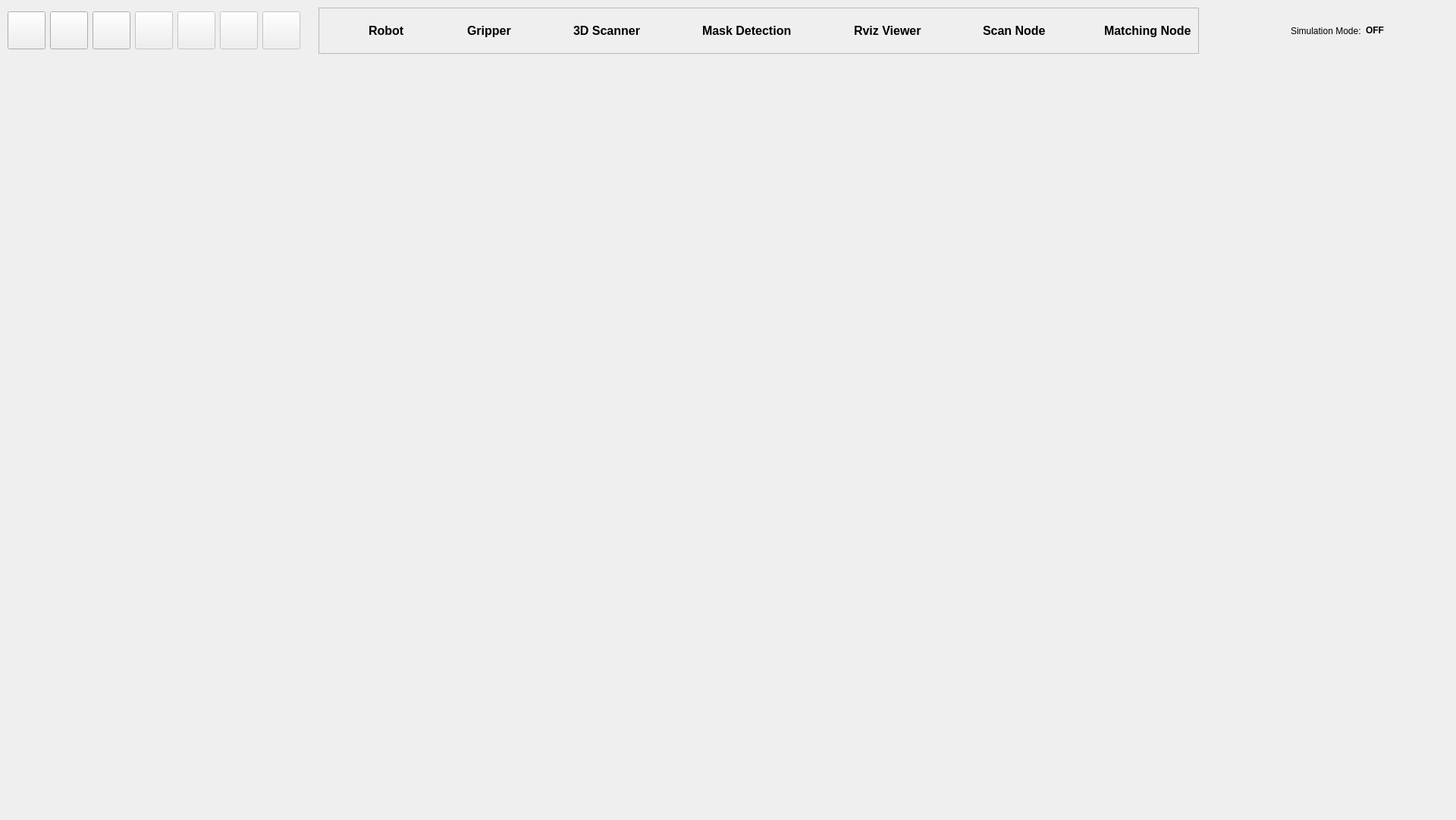
<?xml version="1.0" encoding="UTF-8"?>
<ui version="4.0">
 <class>MainWindow</class>
 <widget class="QMainWindow" name="MainWindow">
  <property name="geometry">
   <rect>
    <x>0</x>
    <y>0</y>
    <width>1920</width>
    <height>1081</height>
   </rect>
  </property>
  <property name="windowTitle">
   <string>Koras System [Ver. 1.0.0]</string>
  </property>
  <widget class="QWidget" name="centralwidget">
   <widget class="QStackedWidget" name="stackedWidget">
    <property name="geometry">
     <rect>
      <x>0</x>
      <y>90</y>
      <width>1921</width>
      <height>981</height>
     </rect>
    </property>
    <property name="font">
     <font>
      <weight>50</weight>
      <bold>false</bold>
     </font>
    </property>
    <property name="currentIndex">
     <number>-1</number>
    </property>
   </widget>
   <widget class="QWidget" name="icon_only_menu" native="true">
    <property name="geometry">
     <rect>
      <x>0</x>
      <y>0</y>
      <width>411</width>
      <height>81</height>
     </rect>
    </property>
    <widget class="QWidget" name="horizontalLayoutWidget_8">
     <property name="geometry">
      <rect>
       <x>10</x>
       <y>10</y>
       <width>391</width>
       <height>61</height>
      </rect>
     </property>
     <layout class="QHBoxLayout" name="horizontalLayout_2">
      <item>
       <widget class="QPushButton" name="pushButton_launchPackage">
        <property name="sizePolicy">
         <sizepolicy hsizetype="Expanding" vsizetype="Expanding">
          <horstretch>0</horstretch>
          <verstretch>0</verstretch>
         </sizepolicy>
        </property>
        <property name="minimumSize">
         <size>
          <width>50</width>
          <height>50</height>
         </size>
        </property>
        <property name="maximumSize">
         <size>
          <width>50</width>
          <height>50</height>
         </size>
        </property>
        <property name="font">
         <font>
          <pointsize>24</pointsize>
         </font>
        </property>
        <property name="text">
         <string/>
        </property>
        <property name="icon">
         <iconset resource="../resources/resources.qrc">
          <normaloff>:/sideBar/icons8-task-100.png</normaloff>:/sideBar/icons8-task-100.png</iconset>
        </property>
        <property name="iconSize">
         <size>
          <width>40</width>
          <height>40</height>
         </size>
        </property>
        <property name="checkable">
         <bool>true</bool>
        </property>
        <property name="autoExclusive">
         <bool>true</bool>
        </property>
       </widget>
      </item>
      <item>
       <widget class="QPushButton" name="pushButton_taskSystemUI">
        <property name="minimumSize">
         <size>
          <width>50</width>
          <height>50</height>
         </size>
        </property>
        <property name="maximumSize">
         <size>
          <width>50</width>
          <height>50</height>
         </size>
        </property>
        <property name="text">
         <string/>
        </property>
        <property name="icon">
         <iconset resource="../resources/resources.qrc">
          <normaloff>:/items/seek.svg</normaloff>:/items/seek.svg</iconset>
        </property>
        <property name="iconSize">
         <size>
          <width>40</width>
          <height>40</height>
         </size>
        </property>
        <property name="checkable">
         <bool>true</bool>
        </property>
        <property name="autoExclusive">
         <bool>true</bool>
        </property>
       </widget>
      </item>
      <item>
       <widget class="QPushButton" name="pushButton_robotHandling">
        <property name="minimumSize">
         <size>
          <width>50</width>
          <height>50</height>
         </size>
        </property>
        <property name="maximumSize">
         <size>
          <width>50</width>
          <height>50</height>
         </size>
        </property>
        <property name="text">
         <string/>
        </property>
        <property name="icon">
         <iconset resource="../resources/resources.qrc">
          <normaloff>:/items/move.svg</normaloff>:/items/move.svg</iconset>
        </property>
        <property name="iconSize">
         <size>
          <width>40</width>
          <height>40</height>
         </size>
        </property>
        <property name="checkable">
         <bool>true</bool>
        </property>
        <property name="autoExclusive">
         <bool>true</bool>
        </property>
       </widget>
      </item>
      <item>
       <widget class="QPushButton" name="pushButton_gripperVisualize">
        <property name="enabled">
         <bool>false</bool>
        </property>
        <property name="minimumSize">
         <size>
          <width>50</width>
          <height>50</height>
         </size>
        </property>
        <property name="maximumSize">
         <size>
          <width>50</width>
          <height>50</height>
         </size>
        </property>
        <property name="text">
         <string/>
        </property>
        <property name="icon">
         <iconset resource="../resources/resources.qrc">
          <normaloff>:/items/gripperOn.svg</normaloff>:/items/gripperOn.svg</iconset>
        </property>
        <property name="iconSize">
         <size>
          <width>40</width>
          <height>40</height>
         </size>
        </property>
        <property name="checkable">
         <bool>true</bool>
        </property>
        <property name="autoExclusive">
         <bool>true</bool>
        </property>
       </widget>
      </item>
      <item>
       <widget class="QPushButton" name="pushButton_setting">
        <property name="enabled">
         <bool>false</bool>
        </property>
        <property name="minimumSize">
         <size>
          <width>50</width>
          <height>50</height>
         </size>
        </property>
        <property name="maximumSize">
         <size>
          <width>50</width>
          <height>50</height>
         </size>
        </property>
        <property name="text">
         <string/>
        </property>
        <property name="icon">
         <iconset resource="../resources/resources.qrc">
          <normaloff>:/sideBar/icons8-option-64.png</normaloff>:/sideBar/icons8-option-64.png</iconset>
        </property>
        <property name="iconSize">
         <size>
          <width>40</width>
          <height>40</height>
         </size>
        </property>
        <property name="checkable">
         <bool>false</bool>
        </property>
       </widget>
      </item>
      <item>
       <widget class="QPushButton" name="pushButton_taskPlannerGuiBased">
        <property name="enabled">
         <bool>false</bool>
        </property>
        <property name="sizePolicy">
         <sizepolicy hsizetype="Expanding" vsizetype="Expanding">
          <horstretch>0</horstretch>
          <verstretch>0</verstretch>
         </sizepolicy>
        </property>
        <property name="minimumSize">
         <size>
          <width>50</width>
          <height>50</height>
         </size>
        </property>
        <property name="maximumSize">
         <size>
          <width>50</width>
          <height>50</height>
         </size>
        </property>
        <property name="font">
         <font>
          <pointsize>24</pointsize>
         </font>
        </property>
        <property name="text">
         <string/>
        </property>
        <property name="icon">
         <iconset resource="../resources/resources.qrc">
          <normaloff>:/sideBar/icons8-plan-100.png</normaloff>:/sideBar/icons8-plan-100.png</iconset>
        </property>
        <property name="iconSize">
         <size>
          <width>40</width>
          <height>40</height>
         </size>
        </property>
        <property name="checkable">
         <bool>true</bool>
        </property>
        <property name="autoExclusive">
         <bool>true</bool>
        </property>
       </widget>
      </item>
      <item>
       <widget class="QPushButton" name="pushButton_taskPlannerGuiBasedCheckAndPlay">
        <property name="enabled">
         <bool>false</bool>
        </property>
        <property name="minimumSize">
         <size>
          <width>50</width>
          <height>50</height>
         </size>
        </property>
        <property name="maximumSize">
         <size>
          <width>50</width>
          <height>50</height>
         </size>
        </property>
        <property name="text">
         <string/>
        </property>
        <property name="icon">
         <iconset resource="../resources/resources.qrc">
          <normaloff>:/sideBar/icon_task.png</normaloff>:/sideBar/icon_task.png</iconset>
        </property>
        <property name="iconSize">
         <size>
          <width>40</width>
          <height>40</height>
         </size>
        </property>
        <property name="checkable">
         <bool>true</bool>
        </property>
        <property name="autoExclusive">
         <bool>true</bool>
        </property>
       </widget>
      </item>
     </layout>
    </widget>
   </widget>
   <widget class="QWidget" name="layoutWidget">
    <property name="geometry">
     <rect>
      <x>1610</x>
      <y>10</y>
      <width>221</width>
      <height>61</height>
     </rect>
    </property>
    <layout class="QHBoxLayout" name="horizontalLayout_3">
     <item>
      <spacer name="horizontalSpacer">
       <property name="orientation">
        <enum>Qt::Horizontal</enum>
       </property>
       <property name="sizeHint" stdset="0">
        <size>
         <width>40</width>
         <height>20</height>
        </size>
       </property>
      </spacer>
     </item>
     <item>
      <layout class="QHBoxLayout" name="horizontalLayout_simul">
       <item>
        <widget class="QLabel" name="label">
         <property name="sizePolicy">
          <sizepolicy hsizetype="Fixed" vsizetype="Preferred">
           <horstretch>0</horstretch>
           <verstretch>0</verstretch>
          </sizepolicy>
         </property>
         <property name="text">
          <string>Simulation Mode:</string>
         </property>
        </widget>
       </item>
       <item>
        <widget class="QLabel" name="is_simulation">
         <property name="sizePolicy">
          <sizepolicy hsizetype="Fixed" vsizetype="Preferred">
           <horstretch>0</horstretch>
           <verstretch>0</verstretch>
          </sizepolicy>
         </property>
         <property name="minimumSize">
          <size>
           <width>30</width>
           <height>22</height>
          </size>
         </property>
         <property name="maximumSize">
          <size>
           <width>30</width>
           <height>22</height>
          </size>
         </property>
         <property name="font">
          <font>
           <weight>75</weight>
           <bold>true</bold>
           <kerning>true</kerning>
          </font>
         </property>
         <property name="text">
          <string>OFF</string>
         </property>
         <property name="buddy">
          <cstring></cstring>
         </property>
        </widget>
       </item>
      </layout>
     </item>
    </layout>
   </widget>
   <widget class="QFrame" name="frame_statusView">
    <property name="geometry">
     <rect>
      <x>420</x>
      <y>10</y>
      <width>1161</width>
      <height>61</height>
     </rect>
    </property>
    <property name="frameShape">
     <enum>QFrame::StyledPanel</enum>
    </property>
    <property name="frameShadow">
     <enum>QFrame::Raised</enum>
    </property>
    <widget class="QWidget" name="horizontalLayoutWidget">
     <property name="geometry">
      <rect>
       <x>10</x>
       <y>0</y>
       <width>111</width>
       <height>61</height>
      </rect>
     </property>
     <layout class="QHBoxLayout" name="horizontalLayout">
      <item>
       <widget class="QLabel" name="label_robotStatusIcon">
        <property name="sizePolicy">
         <sizepolicy hsizetype="Fixed" vsizetype="Fixed">
          <horstretch>0</horstretch>
          <verstretch>0</verstretch>
         </sizepolicy>
        </property>
        <property name="minimumSize">
         <size>
          <width>50</width>
          <height>50</height>
         </size>
        </property>
        <property name="text">
         <string/>
        </property>
       </widget>
      </item>
      <item>
       <widget class="QLabel" name="label_robotStatusText">
        <property name="font">
         <font>
          <pointsize>12</pointsize>
          <weight>75</weight>
          <bold>true</bold>
         </font>
        </property>
        <property name="text">
         <string>Robot</string>
        </property>
       </widget>
      </item>
     </layout>
    </widget>
    <widget class="QWidget" name="horizontalLayoutWidget_2">
     <property name="geometry">
      <rect>
       <x>280</x>
       <y>0</y>
       <width>151</width>
       <height>61</height>
      </rect>
     </property>
     <layout class="QHBoxLayout" name="horizontalLayout_4">
      <item>
       <widget class="QLabel" name="label_3DScannerStatusIcon">
        <property name="sizePolicy">
         <sizepolicy hsizetype="Fixed" vsizetype="Fixed">
          <horstretch>0</horstretch>
          <verstretch>0</verstretch>
         </sizepolicy>
        </property>
        <property name="minimumSize">
         <size>
          <width>50</width>
          <height>50</height>
         </size>
        </property>
        <property name="text">
         <string/>
        </property>
       </widget>
      </item>
      <item>
       <widget class="QLabel" name="label_3DScannerStatusText">
        <property name="font">
         <font>
          <pointsize>12</pointsize>
          <weight>75</weight>
          <bold>true</bold>
         </font>
        </property>
        <property name="text">
         <string>3D Scanner</string>
        </property>
       </widget>
      </item>
     </layout>
    </widget>
    <widget class="QWidget" name="horizontalLayoutWidget_3">
     <property name="geometry">
      <rect>
       <x>450</x>
       <y>0</y>
       <width>181</width>
       <height>61</height>
      </rect>
     </property>
     <layout class="QHBoxLayout" name="horizontalLayout_5">
      <item>
       <widget class="QLabel" name="label_maskDetectionStatusIcon">
        <property name="sizePolicy">
         <sizepolicy hsizetype="Fixed" vsizetype="Fixed">
          <horstretch>0</horstretch>
          <verstretch>0</verstretch>
         </sizepolicy>
        </property>
        <property name="minimumSize">
         <size>
          <width>50</width>
          <height>50</height>
         </size>
        </property>
        <property name="text">
         <string/>
        </property>
       </widget>
      </item>
      <item>
       <widget class="QLabel" name="label_maskDetectionStatusText">
        <property name="font">
         <font>
          <pointsize>12</pointsize>
          <weight>75</weight>
          <bold>true</bold>
         </font>
        </property>
        <property name="text">
         <string>Mask Detection</string>
        </property>
       </widget>
      </item>
     </layout>
    </widget>
    <widget class="QWidget" name="horizontalLayoutWidget_4">
     <property name="geometry">
      <rect>
       <x>650</x>
       <y>0</y>
       <width>151</width>
       <height>61</height>
      </rect>
     </property>
     <layout class="QHBoxLayout" name="horizontalLayout_6">
      <item>
       <widget class="QLabel" name="label_rvizViewStatusIcon">
        <property name="sizePolicy">
         <sizepolicy hsizetype="Fixed" vsizetype="Fixed">
          <horstretch>0</horstretch>
          <verstretch>0</verstretch>
         </sizepolicy>
        </property>
        <property name="minimumSize">
         <size>
          <width>50</width>
          <height>50</height>
         </size>
        </property>
        <property name="text">
         <string/>
        </property>
       </widget>
      </item>
      <item>
       <widget class="QLabel" name="label_rvizViewStatusText">
        <property name="font">
         <font>
          <pointsize>12</pointsize>
          <weight>75</weight>
          <bold>true</bold>
         </font>
        </property>
        <property name="text">
         <string>Rviz Viewer</string>
        </property>
       </widget>
      </item>
     </layout>
    </widget>
    <widget class="QWidget" name="horizontalLayoutWidget_5">
     <property name="geometry">
      <rect>
       <x>820</x>
       <y>0</y>
       <width>141</width>
       <height>61</height>
      </rect>
     </property>
     <layout class="QHBoxLayout" name="horizontalLayout_7">
      <item>
       <widget class="QLabel" name="label_scanNodeStatusIcon">
        <property name="sizePolicy">
         <sizepolicy hsizetype="Fixed" vsizetype="Fixed">
          <horstretch>0</horstretch>
          <verstretch>0</verstretch>
         </sizepolicy>
        </property>
        <property name="minimumSize">
         <size>
          <width>50</width>
          <height>50</height>
         </size>
        </property>
        <property name="text">
         <string/>
        </property>
       </widget>
      </item>
      <item>
       <widget class="QLabel" name="label_scanNodeStatusText">
        <property name="font">
         <font>
          <pointsize>12</pointsize>
          <weight>75</weight>
          <bold>true</bold>
         </font>
        </property>
        <property name="text">
         <string>Scan Node</string>
        </property>
       </widget>
      </item>
     </layout>
    </widget>
    <widget class="QWidget" name="horizontalLayoutWidget_6">
     <property name="geometry">
      <rect>
       <x>980</x>
       <y>0</y>
       <width>181</width>
       <height>61</height>
      </rect>
     </property>
     <layout class="QHBoxLayout" name="horizontalLayout_8">
      <item>
       <widget class="QLabel" name="label_matchingNodeStatusIcon">
        <property name="sizePolicy">
         <sizepolicy hsizetype="Fixed" vsizetype="Fixed">
          <horstretch>0</horstretch>
          <verstretch>0</verstretch>
         </sizepolicy>
        </property>
        <property name="minimumSize">
         <size>
          <width>50</width>
          <height>50</height>
         </size>
        </property>
        <property name="text">
         <string/>
        </property>
       </widget>
      </item>
      <item>
       <widget class="QLabel" name="label_matchingNodeStatusText">
        <property name="font">
         <font>
          <pointsize>12</pointsize>
          <weight>75</weight>
          <bold>true</bold>
         </font>
        </property>
        <property name="text">
         <string>Matching Node</string>
        </property>
       </widget>
      </item>
     </layout>
    </widget>
    <widget class="QWidget" name="horizontalLayoutWidget_7">
     <property name="geometry">
      <rect>
       <x>140</x>
       <y>0</y>
       <width>121</width>
       <height>61</height>
      </rect>
     </property>
     <layout class="QHBoxLayout" name="horizontalLayout_9">
      <item>
       <widget class="QLabel" name="label_gripperStatusIcon">
        <property name="sizePolicy">
         <sizepolicy hsizetype="Fixed" vsizetype="Fixed">
          <horstretch>0</horstretch>
          <verstretch>0</verstretch>
         </sizepolicy>
        </property>
        <property name="minimumSize">
         <size>
          <width>50</width>
          <height>50</height>
         </size>
        </property>
        <property name="text">
         <string/>
        </property>
       </widget>
      </item>
      <item>
       <widget class="QLabel" name="label_gripperStatusText">
        <property name="font">
         <font>
          <pointsize>12</pointsize>
          <weight>75</weight>
          <bold>true</bold>
         </font>
        </property>
        <property name="text">
         <string>Gripper</string>
        </property>
       </widget>
      </item>
     </layout>
    </widget>
   </widget>
  </widget>
  <action name="actionExit">
   <property name="text">
    <string>Exit</string>
   </property>
  </action>
 </widget>
 <resources>
  <include location="../resources/resources.qrc"/>
  <include location="../resources/resources.qrc"/>
  <include location="../resources/resources.qrc"/>
  <include location="../resources/resources.qrc"/>
 </resources>
 <connections/>
</ui>
